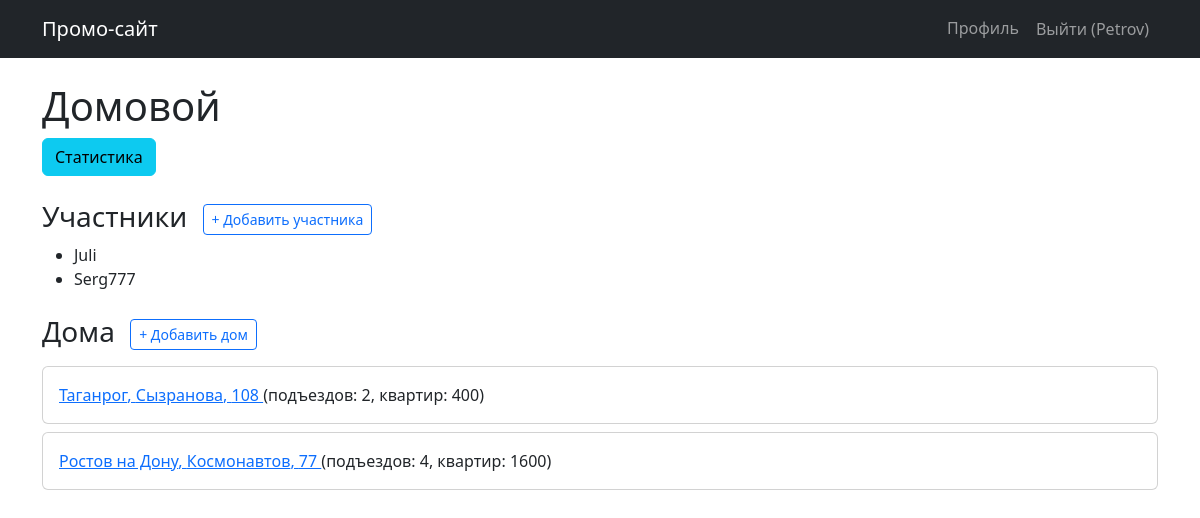
The app's page /campaign/3/ (signed in) with its own data.
### campaigns/models.py (models this page shows, shortened)
class Campaign(models.Model):
    name = models.CharField(max_length=200, verbose_name='Название')
    owner = models.ForeignKey(
        User, on_delete=models.CASCADE, related_name='campaigns',
        verbose_name='Владелец'
    )
    participants = models.ManyToManyField(
        User, related_name='participated_campaigns', blank=True,
        verbose_name='Участники'
    )
    created_at = models.DateTimeField(auto_now_add=True, verbose_name='Дата создания')
    class Meta:
        verbose_name = 'Кампания'
        verbose_name_plural = 'Кампании'

class House(models.Model):
    campaign = models.ForeignKey(
        Campaign, on_delete=models.CASCADE, related_name='houses',
        verbose_name='Кампания'
    )
    city = models.CharField(max_length=100, verbose_name='Город')
    street = models.CharField(max_length=200, verbose_name='Улица')
    house_number = models.CharField(max_length=20, verbose_name='Номер дома')
    entrances = models.PositiveIntegerField(verbose_name='Количество подъездов')
    apartments_per_entrance = models.PositiveIntegerField(verbose_name='Квартир в подъезде')
    @property
    def total_apartments(self):
        return self.entrances * self.apartments_per_entrance
    class Meta:
        verbose_name = 'Дом'
        verbose_name_plural = 'Дома'

### campaigns/views.py (the view, shortened to what this page needs)
# urls.py: path('campaign/<int:campaign_id>/', views.campaign_detail, name='campaign_detail'),
@login_required
def campaign_detail(request, campaign_id):
    campaign = get_object_or_404(Campaign, id=campaign_id)
    houses = campaign.houses.all()
    house_form = HouseForm()
    participant_form = AddParticipantForm()
    return render(request, 'campaigns/campaign_detail.html', {
        'campaign': campaign,
        'houses': houses,
        'house_form': house_form,
        'participant_form': participant_form,
    })

### campaigns/templates/campaigns/campaign_detail.html (shortened to what this page needs)
{% extends 'campaigns/base.html' %}
{% block content %}
<h1>{{ campaign.name }}</h1>
<a href="{% url 'campaign_statistics' campaign.id %}" class="btn btn-info">Статистика</a>
<h3 class="mt-4">
    Участники
    <button class="btn btn-sm btn-outline-primary ms-2" type="button" data-bs-toggle="collapse" data-bs-target="#participantForm" aria-expanded="false" aria-controls="participantForm">
        + Добавить участника
    </button>
</h3>
<ul>
    {% for participant in campaign.participants.all %}
        <li>{{ participant.username }}</li>
    {% empty %}
        <li>Нет других участников</li>
    {% endfor %}
</ul>
<h3 class="mt-4">
    Дома
    <button class="btn btn-sm btn-outline-primary ms-2" type="button" data-bs-toggle="collapse" data-bs-target="#houseForm" aria-expanded="false" aria-controls="houseForm">
        + Добавить дом
    </button>
</h3>
<div class="mt-3">
    {% for h in houses %}
        <div class="card mb-2">
            <div class="card-body">
                <a href="{% url 'house_detail' campaign.id h.id %}">
                    {{ h.city }}, {{ h.street }}, {{ h.house_number }}
                </a>
                (подъездов: {{ h.entrances }}, квартир: {{ h.total_apartments }})
            </div>
        </div>
    {% empty %}
        <p>Домов ещё нет.</p>
    {% endfor %}
</div>
{% endblock %}

### campaigns/templates/campaigns/base.html (shortened to what this page needs)
<!DOCTYPE html>
<html lang="ru">
<head>
    <link href="https://cdn.jsdelivr.net/npm/bootstrap@5.2.3/dist/css/bootstrap.min.css" rel="stylesheet">
</head>
<body>
    <nav class="navbar navbar-expand-lg navbar-dark bg-dark">
        <div class="container">
            <a class="navbar-brand" href="/">Промо-сайт</a>
            <div class="collapse navbar-collapse">
                <ul class="navbar-nav ms-auto">
                    {% if user.is_authenticated %}
                        <li class="nav-item"><a class="nav-link" href="{% url 'profile' %}">Профиль</a></li>
                        <li class="nav-item">
                            <form method="post" action="{% url 'logout' %}" style="display:inline;">
                                <button class="btn btn-link nav-link">Выйти ({{ user.username }})</button>
                            </form>
                        </li>
                    {% else %}
                        <li class="nav-item"><a class="nav-link" href="{% url 'login' %}">Войти</a></li>
                        <li class="nav-item"><a class="nav-link" href="{% url 'register' %}">Регистрация</a></li>
                    {% endif %}
                </ul>
            </div>
        </div>
    </nav>
    <div class="container mt-4">
        {% block content %}{% endblock %}
    </div>
</body>
</html>

### records on screen
Campaign: name "Домовой"
House: city "Таганрог", street "Сызранова", house_number "108", entrances "2", total_apartments "400"
House: city "Ростов на Дону", street "Космонавтов", house_number "77", entrances "4", total_apartments "1600"

### other values on screen
{{ user.username }} "Petrov"
{{ participant.username }} "Juli"
{{ participant.username }} "Serg777"
